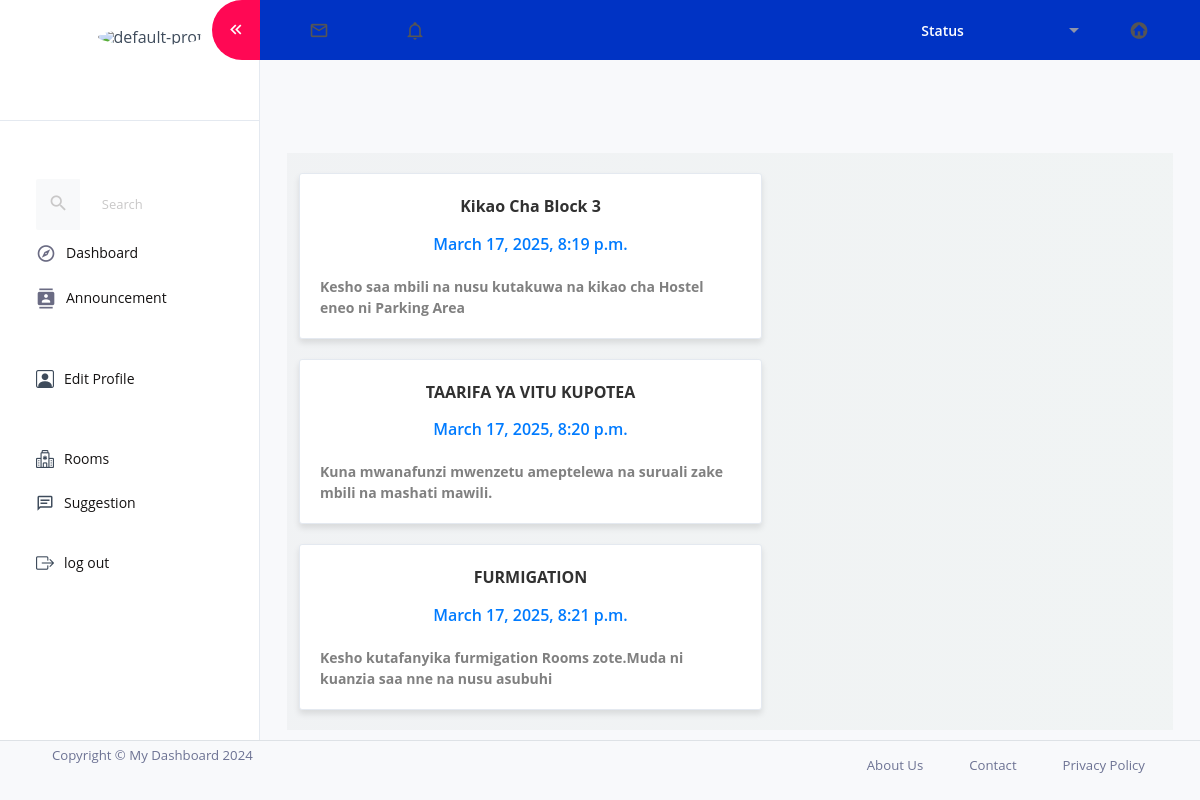
The page /annoucement/ on the database its author committed.
### updates/models.py (models this page shows)
class Announcement(models.Model):
    user=models.ForeignKey(User,on_delete=models.CASCADE)
    title=models.CharField(max_length=300,blank=False,null=False)
    time=models.DateTimeField(auto_now_add=True)
    announcement=models.TextField(max_length=250,blank=True,null=True)

### updates/views.py (the view)
# urls.py: path('annoucement/',views.listOfAnnouncemnt,name="annoucement"),
def listOfAnnouncemnt(request):
     announcements=Announcement.objects.all()
     return render(request,'update/announcement.html',{"announcements":announcements})

### templates/update/announcement.html
{% extends 'accomodation/base.html' %}
    {% block content %}
        <div class="container" style="width:100%;">
            {%for announcement in announcements%}
                    <div class="card full-width-card w-100 ">
                      <h1 class="card-title">{{announcement.title}}</h1>
                      <p class="card-text"><strong>{{announcement.time}}</strong></p>
                      <p class="card-text">
                        {{announcement.announcement}}
                      </p>
                    </div> <br>
                    {% endfor %}
           </div>
    {% endblock %}

### static/accomodate/dashboard.css (style rules this page uses)
.container { display: flex; justify-content: center; align-items: center; height: 100vh; background: linear-gradient(to right, hsl(210, 14%, 95%), hsl(180, 13%, 95%)); padding: 20px; }
.card h1 { font-size: 24px; color: #333; margin-bottom: 15px; font-weight: bold; }
.card p { font-size: 16px; color: #555; margin-bottom: 10px; }
.card strong { color: #bec2c7; }
.full-width-card { width: 100%; max-width: 1000px; margin: 0 auto; border-radius: 12px; background-color: #fff; }
.card-title { font-size: 1.75rem; font-weight: 600; color: #2c3e50; }

### static/updates/suggestions.css (style rules this page uses)
body { background: #f4f7f9; font-family: 'Arial', sans-serif; }
.card { background: white; padding: 20px; border-radius: 10px; box-shadow: 0px 3px 10px rgba(0, 0, 0, 0.1); margin-bottom: 15px; width: 80%; max-width: 800px; text-align: center; }
.card p { font-size: 14px; color: gray; font-weight: bold; }
.card h1 { font-size: 20px; color: #333; font-weight: normal; }
.container { display: flex; flex-direction: column; align-items: center; justify-content: center; padding: 20px; }
.card { background-color: #ffffff; border-radius: 12px; box-shadow: 0px 4px 15px rgba(0, 0, 0, 0.1); padding: 20px; margin-bottom: 20px; width: 100%; max-width: 800px; transition: transform 0.3s ease, box-shadow 0.3s ease; text-align: left; color: #333; }
.card .card-text strong { font-size: 16px; color: #007bff; font-weight: 600; display: block; margin-bottom: 10px; }
.card h1 { font-size: 18px; color: #333; font-weight: 400; line-height: 1.6; margin: 0; }

### static/accomodate/base.css (style rules this page uses)
.card { border-radius: 6px; background-color: rgb(240, 248, 255); box-shadow: rgb(240, 248, 255); margin: 5px; padding: 100%; width: 100%; display: flex; padding-left: 10px; padding-right: 10px; justify-content: space-between; align-items: center; border: solid; box-sizing: border-box; box-sizing: content-box; flex-direction: row; height: 100%; }
.full-width-card { width: 100%; max-width: 600px; margin: auto; padding: 20px; border-radius: 10px; box-shadow: 0px 4px 6px rgba(0, 0, 0, 0.1); }
.container { display: grid; grid-template-columns: repeat(2, 1fr); grid-template-rows: auto auto; gap: 20px; padding: 20px; flex-wrap: wrap; height: auto; }

### rows shown on the page
Announcement: title "Kikao Cha Block 3", time "March 17, 2025, 8:19 p.m.", announcement "Kesho saa mbili na nusu kutakuwa na kikao cha Hostel eneo ni Parking Area"
Announcement: title "TAARIFA YA VITU KUPOTEA", time "March 17, 2025, 8:20 p.m.", announcement "Kuna mwanafunzi mwenzetu ameptelewa na suruali zake mbili na mashati mawili."
Announcement: title "FURMIGATION", time "March 17, 2025, 8:21 p.m.", announcement "Kesho kutafanyika furmigation Rooms zote.Muda ni kuanzia saa nne na nusu asubuhi"
